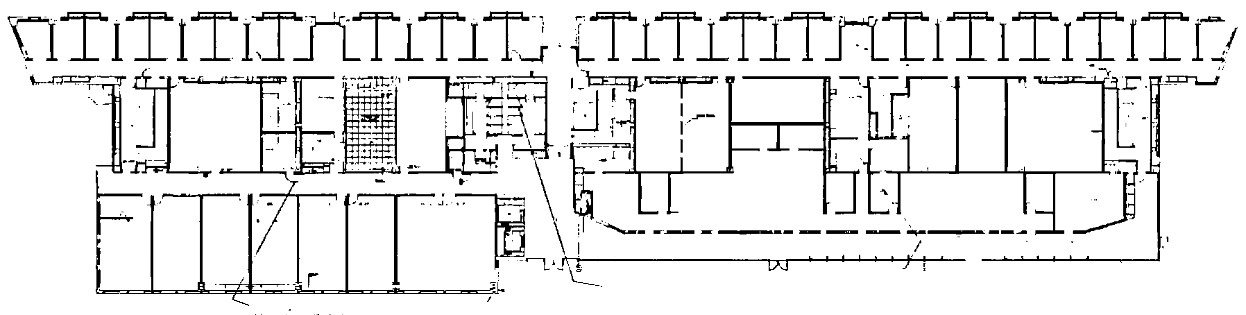
#> input picture cv-floorplan/hough/img/reassembled_E2_2.png, 1246 x 315 px
$ python hough.py
#> lines starting #> are read from the running program, lines starting #| are printed output that depends on the picture
"""
@file hough_lines.py
@brief This program demonstrates line finding with the Hough transform
"""
import sys
import math
import cv2 as cv
import numpy as np
import matplotlib.pyplot as plt

def main(argv):

    default_file = 'img/reassembled_E2_2.png'
    filename = argv[0] if len(argv) > 0 else default_file
    # Loads an image
    src = cv.imread(cv.samples.findFile(filename), cv.IMREAD_GRAYSCALE)
#> src is the input picture: shape (315, 1246); min 0, max 255, mean 231
    # Check if image is loaded fine
    if src is None:
        print ('Error opening image!')
        print ('Usage: hough_lines.py [image_name -- default ' + default_file + '] \n')
        return -1


    dst = cv.Canny(src, 50, 200, None, 3)
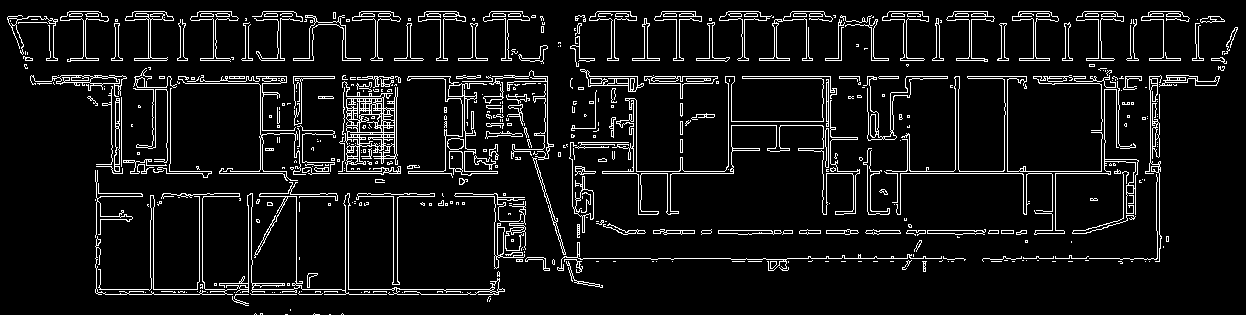
#> dst: shape (315, 1246); 7.9% white in thin lines or dots

    # Copy edges to the images that will display the results in BGR
    cdst = cv.cvtColor(dst, cv.COLOR_GRAY2BGR)
#> cdst: shape (315, 1246, 3); 7.9% white in thin lines or dots
    cdstP = np.copy(cdst)

    lines = cv.HoughLines(dst, 1, np.pi / 180, 150, None, 0, 0)
#> lines = 218 rows, first 8: [76, 1.57], [60, 1.57], [16, 1.57], [173, 1.57], [171, 1.57], [78, 1.57], [58, 1.57], [19, 1.57]

    if lines is not None:
        for i in range(0, len(lines)):
            rho = lines[i][0][0]
            theta = lines[i][0][1]
            a = math.cos(theta)
            b = math.sin(theta)
            x0 = a * rho
            y0 = b * rho
            pt1 = (int(x0 + 1000*(-b)), int(y0 + 1000*(a)))
            pt2 = (int(x0 - 1000*(-b)), int(y0 - 1000*(a)))
            cv.line(cdst, pt1, pt2, (0,0,255), 3, cv.LINE_AA)
#> this loop made 218 passes
#> (rho, theta, a, b, x0, y0, pt1, pt2) on passes 1 to 3: (76, 1.57, -4.37e-08, 1, -3.32e-06, 76, (-1000, 75), (999, 76)), (60, 1.57, -4.37e-08, 1, -2.62e-06, 60, (-1000, 59), (999, 60)), (16, 1.57, -4.37e-08, 1, -6.99e-07, 16, (-1000, 15), (999, 16))
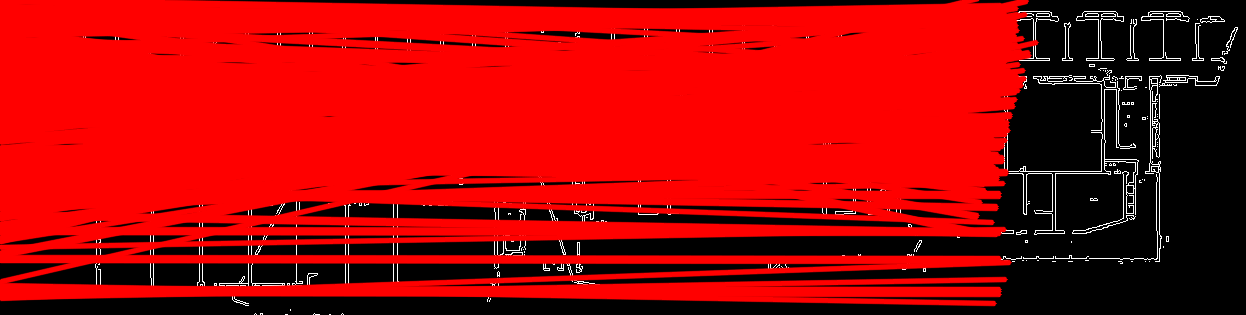
#> cdst: shape (315, 1246, 3); mean B, G, R 4, 4, 168.7


    linesP = cv.HoughLinesP(dst, 1, np.pi / 180, 50, None, 50, 10)
#> linesP = 137 rows, first 6: [586, 76, 1095, 76], [572, 171, 733, 171], [720, 16, 845, 16], [822, 173, 1159, 173], [46, 60, 98, 60], [7, 19, 316, 19]

    if linesP is not None:
        for i in range(0, len(linesP)):
            l = linesP[i][0]
            cv.line(cdstP, (l[0], l[1]), (l[2], l[3]), (0,0,255), 3, cv.LINE_AA)
#> this loop made 137 passes
#> l on passes 1 to 12: [586, 76, 1095, 76], [572, 171, 733, 171], [720, 16, 845, 16], [822, 173, 1159, 173], [46, 60, 98, 60], [7, 19, 316, 19], [787, 258, 963, 258], [221, 78, 475, 78], [621, 233, 1086, 233], [998, 58, 1049, 58], [167, 83, 280, 83], [616, 230, 1095, 230]
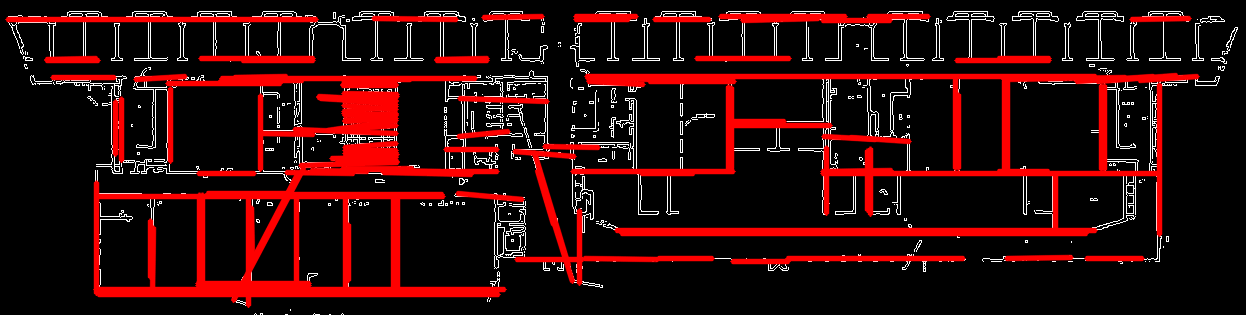
#> cdstP: shape (315, 1246, 3); mean B, G, R 10.1, 10.1, 46.3

    # [5 lines of commented-out code are left out]

    plt.subplot(131) # 1 row, 3 columns, 1st subplot
    plt.imshow(src)
    plt.title('Source')

    plt.subplot(132) # 1 row, 3 columns, 2nd subplot
    plt.imshow(cdst)
    plt.title('Detected Lines (in red) - Standard Hough Line Transform')

    plt.subplot(133) # 1 row, 3 columns, 3rd subplot
    plt.imshow(cdstP)
    plt.title('Detected Lines (in red) - Probabilistic Line Transform')

    plt.show()
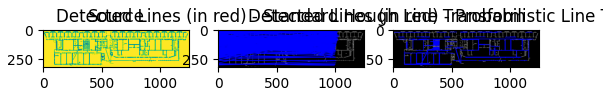
#> figure drawn by matplotlib, 3 panels; B, G, R data is drawn as R, G, B
    return 0

if __name__ == "__main__":
    main(sys.argv[1:])

$ run again, with cv-floorplan/hough/img/E2_2_tile.png copied over cv-floorplan/hough/img/reassembled_E2_2.png
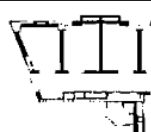
#> input picture cv-floorplan/hough/img/E2_2_tile.png, 151 x 132 px
#> dst: shape (132, 151); 9% white in thin lines or dots
#> lines = [[0, 1.57]]
#> the loop in main, `for i in range(0, len(lines)):` made 1 pass
#> (rho, theta, a, b, x0, y0, pt1, pt2) on pass 1: (0, 1.57, -4.37e-08, 1, 0, 0, (-999, 0), (999, 0))
#> after the loop in main, `for i in range(0, len(lines)):`:
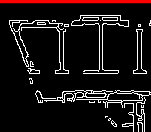
#> cdst: shape (132, 151, 3); mean B, G, R 20.9, 20.9, 27.2
#> linesP = [[0, 0, 150, 0], [74, 20, 128, 20], [37, 97, 130, 100], [63, 91, 149, 91], [9, 22, 71, 23], [89, 102, 143, 103], [62, 93, 137, 93], [102, 69, 102, 15], [98, 15, 99, 69]]
#> the loop in main, `for i in range(0, len(linesP)):` made 9 passes
#> in main, `plt.show()`:
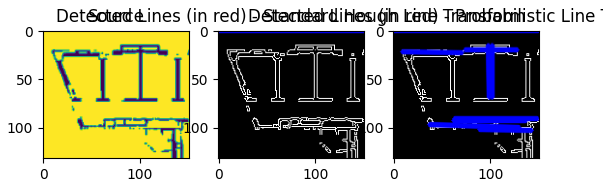
#> figure drawn by matplotlib, 3 panels; B, G, R data is drawn as R, G, B

$ run again, with cv-floorplan/hough/img/E2_2_tile2.png copied over cv-floorplan/hough/img/reassembled_E2_2.png
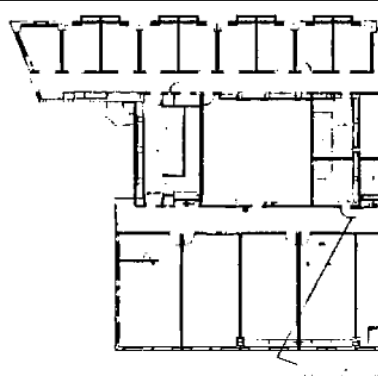
#> input picture cv-floorplan/hough/img/E2_2_tile2.png, 378 x 376 px
#> in main, `dst = cv.Canny(src, 50, 200, None, 3)`:
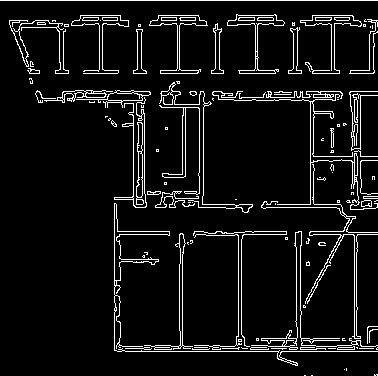
#> dst: shape (376, 378); 7.1% white in thin lines or dots
#> lines = 13 rows, first 8: [0, 1.57], [351, 1.57], [20, 1.57], [73, 1.57], [354, 0], [70, 1.57], [91, 1.57], [234, 1.57]
#> the loop in main, `for i in range(0, len(lines)):` made 13 passes
#> (rho, theta, a, b, x0, y0, pt1, pt2) on passes 1 to 6: (0, 1.57, -4.37e-08, 1, 0, 0, (-999, 0), (999, 0)), (351, 1.57, -4.37e-08, 1, -1.53e-05, 351, (-1000, 350), (999, 351)), (20, 1.57, -4.37e-08, 1, -8.74e-07, 20, (-1000, 19), (999, 20)), (73, 1.57, -4.37e-08, 1, -3.19e-06, 73, (-1000, 72), (999, 73)), (354, 0, 1, 0, 354, 0, (354, 1000), (354, -1000)), (70, 1.57, -4.37e-08, 1, -3.06e-06, 70, (-1000, 69), (999, 70))
#> linesP = 58 rows, first 6: [0, 0, 377, 0], [117, 351, 377, 351], [288, 73, 373, 73], [228, 20, 282, 20], [161, 91, 221, 91], [238, 70, 374, 70]
#> the loop in main, `for i in range(0, len(linesP)):` made 58 passes
#> in main, `plt.show()`:
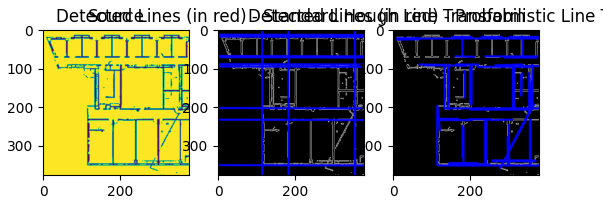
#> figure drawn by matplotlib, 3 panels; B, G, R data is drawn as R, G, B

$ run again, with cv-floorplan/hough/img/reassembled_SE2.png copied over cv-floorplan/hough/img/reassembled_E2_2.png
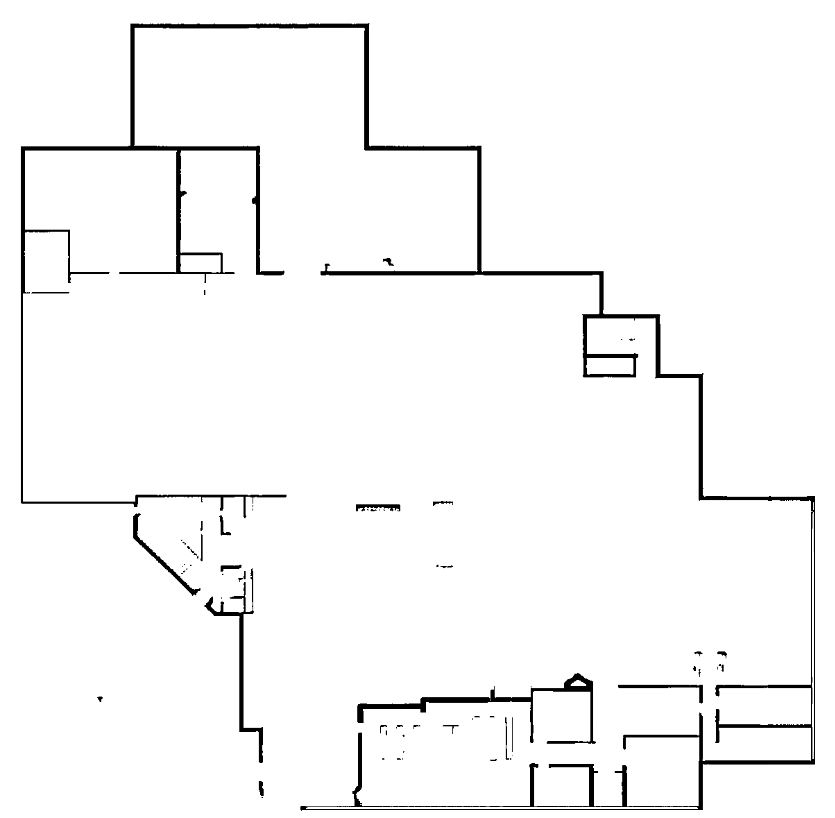
#> input picture cv-floorplan/hough/img/reassembled_SE2.png, 835 x 818 px
#> in main, src is the input picture: shape (818, 835); min 0, max 255, mean 247.3
#> dst: shape (818, 835); 1.9% white in thin lines or dots
#> lines = 20 rows, first 8: [271, 1.57], [810, 1.57], [805, 1.57], [20, 0], [150, 1.57], [146, 1.57], [275, 1.57], [810, 0]
#> the loop in main, `for i in range(0, len(lines)):` made 20 passes
#> (rho, theta, a, b, x0, y0, pt1, pt2) on passes 1 to 6: (271, 1.57, -4.37e-08, 1, -1.18e-05, 271, (-1000, 270), (999, 271)), (810, 1.57, -4.37e-08, 1, -3.54e-05, 810, (-1000, 809), (999, 810)), (805, 1.57, -4.37e-08, 1, -3.52e-05, 805, (-1000, 804), (999, 805)), (20, 0, 1, 0, 20, 0, (20, 1000), (20, -1000)), (150, 1.57, -4.37e-08, 1, -6.56e-06, 150, (-1000, 149), (999, 150)), (146, 1.57, -4.37e-08, 1, -6.38e-06, 146, (-1000, 145), (999, 146))
#> after the loop in main, `for i in range(0, len(lines)):`:
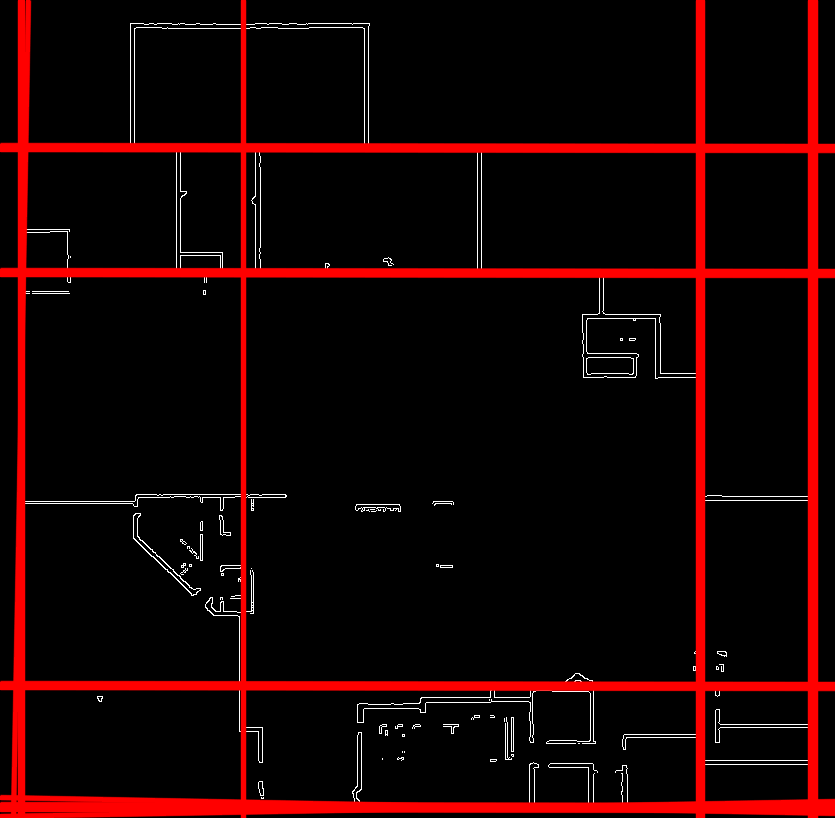
#> cdst: shape (818, 835, 3); mean B, G, R 2.7, 2.7, 26.1
#> linesP = 65 rows, first 6: [320, 271, 603, 271], [300, 810, 697, 810], [302, 805, 702, 805], [157, 146, 259, 146], [20, 150, 260, 150], [351, 807, 702, 807]
#> the loop in main, `for i in range(0, len(linesP)):` made 65 passes
#> in main, `plt.show()`:
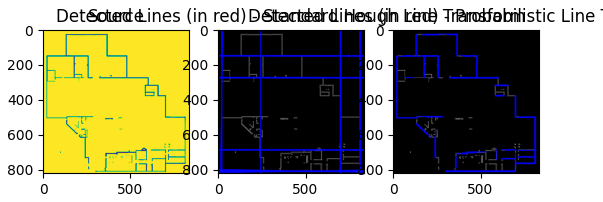
#> figure drawn by matplotlib, 3 panels; B, G, R data is drawn as R, G, B
